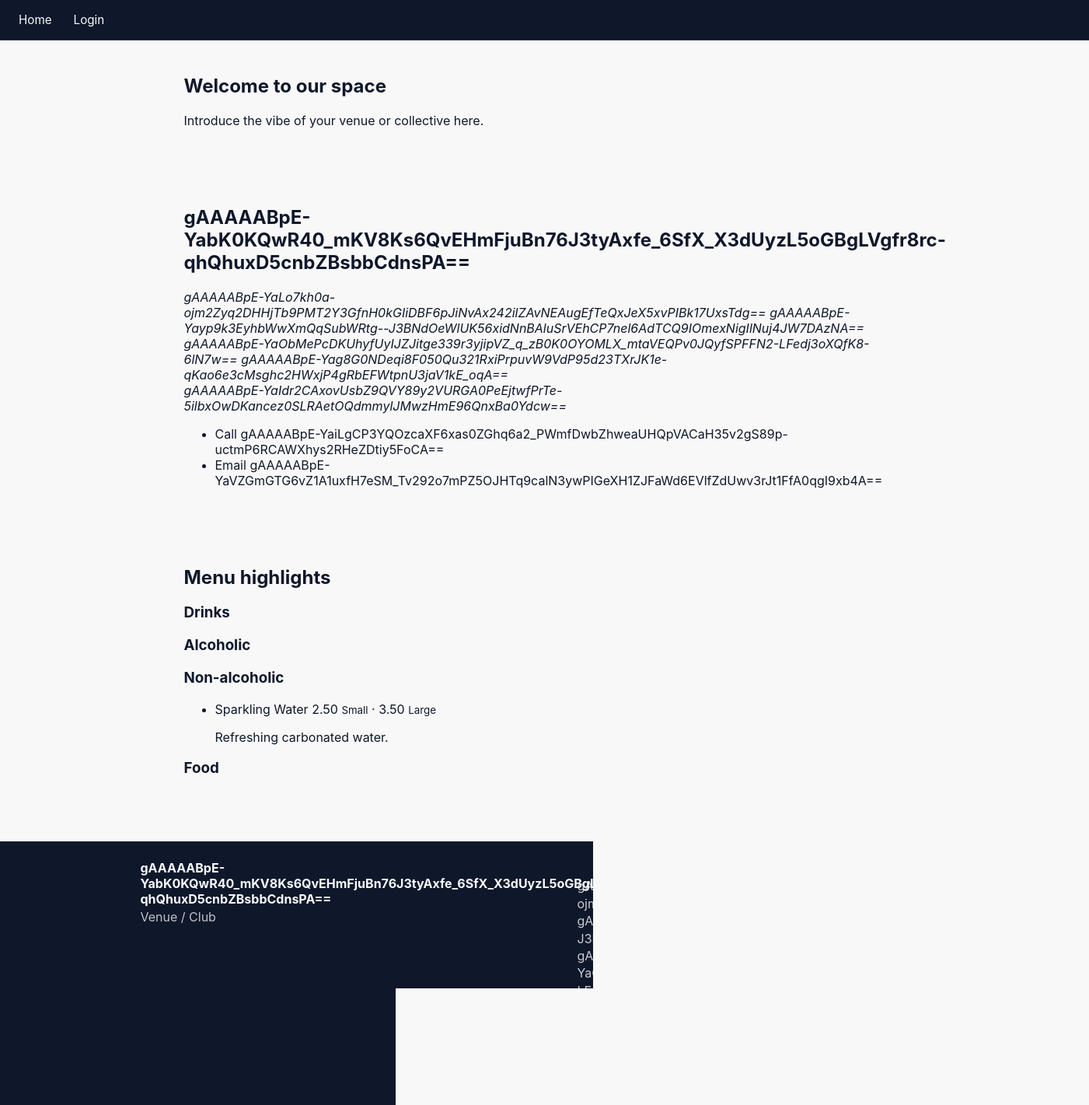
/home/, run on the app's committed database.
### app/pages/models.py (models this page shows, shortened)
class Page(models.Model):
    class Status(models.TextChoices):
        DRAFT = "draft", "Draft"
        REVIEW = "review", "Needs review"
        PUBLISHED = "published", "Published"
    title = models.CharField(max_length=200)
    slug = models.SlugField(max_length=200, unique=True)
    summary = models.TextField(blank=True)
    body = CKEditor5Field("Body", blank=True, config_name="default")
    blocks = models.JSONField(
        default=list,
        blank=True,
        help_text="Structured block data used by the visual page builder.",
    )
    status = models.CharField(max_length=15, choices=Status.choices, default=Status.DRAFT)
    is_visible = models.BooleanField(
        default=True,
        help_text="If disabled the page stays in drafts and is hidden from navigation.",
    )
    navigation_order = models.PositiveIntegerField(default=0)
    show_navigation_bar = models.BooleanField(
        default=True,
        help_text="Display the navigation bar on this page.",
    )
    custom_nav_items = models.JSONField(
        default=list,
        blank=True,
        help_text="Ordered list of page slugs to display when this page renders (leave empty to hide the navigation bar).",
    )
    hero_image = models.ImageField(upload_to="pages/heroes/", blank=True, null=True)
    published_at = models.DateTimeField(blank=True, null=True)
    created_at = models.DateTimeField(auto_now_add=True)
    updated_at = models.DateTimeField(auto_now=True)
    created_by = models.ForeignKey(
        settings.AUTH_USER_MODEL,
        related_name="pages_created",
        on_delete=models.SET_NULL,
        blank=True,
        null=True,
    )
    updated_by = models.ForeignKey(
        settings.AUTH_USER_MODEL,
        related_name="pages_updated",
        on_delete=models.SET_NULL,
        blank=True,
        null=True,
    )
    objects = PageQuerySet.as_manager()
    class Meta:
        ordering = ("navigation_order", "title")
    def get_absolute_url(self):
        from django.urls import reverse
        return reverse("public:page-detail", kwargs={"slug": self.slug})
    render_body_only = models.BooleanField(
        default=False,
        help_text="If enabled, ignore the block builder and render the raw HTML body only.",
    )
    def render_content_segments(self, *, request=None, extra_context=None):
        if self.render_body_only or not self.blocks:
            html = self.body or ""
            return mark_safe(html), mark_safe("")
        main_blocks = [block for block in self.blocks if block.get("type") != "footer"]
        footer_blocks = [block for block in self.blocks if block.get("type") == "footer"]
        main_html = render_blocks(main_blocks, request=request, extra_context=extra_context)
        footer_html = render_blocks(footer_blocks, request=request, extra_context=extra_context)
        return main_html, footer_html

### app/setup/models.py (models this page shows, shortened)
class SiteSettings(models.Model):
    class Mode(models.TextChoices):
        VENUE = "VENUE", _("Venue / Club")
        BAND = "BAND", _("Band / Artist")
        PERSON = "PERSON", _("Person / Blog")
    mode = models.CharField(max_length=10, choices=Mode.choices, default=Mode.VENUE)
    org_name = EncryptedCharField(max_length=200, blank=True)
    logo = models.ImageField(upload_to="logos/", blank=True, null=True)
    address_street = EncryptedCharField(max_length=200, blank=True)
    address_number = EncryptedCharField(max_length=20, blank=True)
    address_postal_code = EncryptedCharField(max_length=20, blank=True)
    address_city = EncryptedCharField(max_length=120, blank=True)
    address_country = EncryptedCharField(max_length=120, blank=True)
    address_autocomplete = models.BooleanField(
        default=False,
        help_text=_("Enable address autocomplete (requires JS integration)."),
    )
    contact_email = EncryptedEmailField(blank=True)
    contact_phone = EncryptedCharField(max_length=64, blank=True)
    website_url = models.URLField(blank=True)
    social_facebook = models.URLField(blank=True)
    social_instagram = models.URLField(blank=True)
    social_twitter = models.URLField(blank=True, help_text=_("X / Twitter URL"))
    social_tiktok = models.URLField(blank=True)
    social_youtube = models.URLField(blank=True)
    social_spotify = models.URLField(blank=True)
    social_soundcloud = models.URLField(blank=True)
    social_bandcamp = models.URLField(blank=True)
    social_linkedin = models.URLField(blank=True)
    social_mastodon = models.URLField(blank=True)
    same_as = EncryptedTextField(blank=True, help_text=_("schema.org sameAs: one URL per line"))
    geo_lat = models.DecimalField(
        max_digits=9, decimal_places=6, null=True, blank=True, help_text=_("Latitude")
    )
    geo_lng = models.DecimalField(
        max_digits=9, decimal_places=6, null=True, blank=True, help_text=_("Longitude")
    )
    price_range = models.CharField(max_length=20, blank=True, help_text=_("e.g., $, $$, $$$"))
    default_currency = models.CharField(
        max_length=8, default="EUR", help_text=_("Currency code (suggested list + free text)")
    )
    membership_enabled = models.BooleanField(default=False)
    membership_hint = models.CharField(
        max_length=200, blank=True, help_text=_("Short label shown next to money icon.")
    )
    public_pages_enabled = models.BooleanField(
        default=True,
        help_text=_("Expose the public-facing site powered by the Pages app."),
    )
    required_pages = models.TextField(
        blank=True,
        help_text=_("Legacy field for auto-created pages; no longer used by the UI."),
    )
    created_at = models.DateTimeField(auto_now_add=True)
    updated_at = models.DateTimeField(auto_now=True)
    smoking_allowed = models.BooleanField(null=True, blank=True)
    pets_allowed_text = models.CharField(max_length=120, blank=True)
    typical_age_range = models.CharField(max_length=20, blank=True)
    acc_step_free = models.BooleanField(default=False)
    acc_wheelchair = models.BooleanField(default=False)
    acc_accessible_wc = models.BooleanField(default=False)
    acc_visual_aid = models.BooleanField(default=False)
    acc_service_animals = models.BooleanField(default=False)
    accessibility_summary = models.TextField(blank=True)
    lgbtq_friendly = models.BooleanField(default=False)
    minors_policy_note = models.CharField(max_length=200, blank=True)
    maximum_attendee_capacity = models.PositiveIntegerField(null=True, blank=True)
    awareness_team_available = models.BooleanField(default=False)
    awareness_contact = EncryptedCharField(
        max_length=200,
        blank=True,
        help_text=_("Phone, email, URL, or a short instruction (free text)."),
    )
    publish_opening_times = models.BooleanField(
        default=False,
        verbose_name="Show opening times on public pages",
        help_text="If checked, opening times will be rendered on public pages."
    )
    @classmethod
    def get_solo(cls):
        obj, _ = cls.objects.get_or_create(id=1)
        return obj

### app/menu/models.py (models this page shows, shortened)
class Category(models.Model):
    KIND_DRINK = "drink"
    KIND_FOOD = "food"
    KIND_CHOICES = [
        (KIND_DRINK, "Drink"),
        (KIND_FOOD, "Food"),
    ]
    name = models.CharField(max_length=120)
    slug = models.SlugField(max_length=140, unique=True, validators=[slug_validator], blank=True)
    parent = models.ForeignKey("self", null=True, blank=True, related_name="children", on_delete=models.CASCADE)
    kind = models.CharField(max_length=16, choices=KIND_CHOICES)
    unit_group = models.ForeignKey(UnitGroup, null=True, blank=True, on_delete=models.SET_NULL)
    class Meta:
        ordering = ["parent__id", "name"]

class Item(models.Model):
    name = models.CharField(max_length=160)
    slug = models.SlugField(max_length=180, unique=True, validators=[slug_validator], blank=True)
    category = models.ForeignKey(Category, related_name="items", on_delete=models.PROTECT)
    description = models.TextField(blank=True)
    allergens_note = models.CharField(max_length=240, blank=True)
    vegan = models.BooleanField(default=False)
    vegetarian = models.BooleanField(default=False)
    gluten_free = models.BooleanField(default=False)
    sugar_free = models.BooleanField(default=False)
    lactose_free = models.BooleanField(default=False)
    nut_free = models.BooleanField(default=False)
    halal = models.BooleanField(default=False)
    kosher = models.BooleanField(default=False)
    visible_public = models.BooleanField(default=True)
    featured = models.BooleanField(default=False)
    sold_out_until = models.DateTimeField(null=True, blank=True)
    new_until = models.DateTimeField(null=True, blank=True)
    unit_group_override = models.ForeignKey(UnitGroup, null=True, blank=True, on_delete=models.SET_NULL)
    class Meta:
        ordering = ["name"]
    def is_sold_out(self) -> bool:
        return bool(self.sold_out_until and self.sold_out_until >= timezone.now())
    def is_new(self) -> bool:
        return bool(self.new_until and self.new_until >= timezone.now())

class ItemVariant(models.Model):
    item = models.ForeignKey(Item, related_name="variants", on_delete=models.CASCADE)
    label = models.CharField(max_length=64, blank=True)
    quantity = models.DecimalField(max_digits=8, decimal_places=3, validators=[MinValueValidator(0)])
    unit = models.ForeignKey(Unit, on_delete=models.PROTECT)
    price = models.DecimalField(max_digits=8, decimal_places=2, validators=[MinValueValidator(0)])
    abv = models.DecimalField(max_digits=5, decimal_places=2, null=True, blank=True, help_text="Alcohol by volume (%)")
    class Meta:
        ordering = ["item__name", "unit__kind", "quantity", "label"]

### app/pages/views_public.py (the view)
def page_detail(request, slug):
    _public_enabled_or_404()
    page = get_object_or_404(_published_queryset(), slug=slug)
    return _render_page(request, page)

### app/templates/pages/blocks/hero.html (shortened to what this page needs)
{% load static %}
<section class="page-block page-block--hero align-{{ props.alignment|default:'center' }}">
  <div class="page-block__background" style="">
    <div class="page-block__container">
      {% if props.title %}<h1 class="page-hero__title">{{ props.title }}</h1>{% endif %}
      {% if props.subtitle %}<p class="page-hero__subtitle">{{ props.subtitle }}</p>{% endif %}
    </div>
  </div>
</section>

### app/templates/pages/blocks/contact.html (shortened to what this page needs)
<section class="page-block page-block--contact">
  <div class="page-block__container">
    <div class="page-contact">
      <div class="page-contact__details">
        {% if site.name %}<h2>{{ site.name }}</h2>{% endif %}
        <address>
          {% if site.address.street or site.address.number %}
            <div>{{ site.address.street }} {% if site.address.number %}{{ site.address.number }}{% endif %}</div>
          {% endif %}
          {% if site.address.postal_code or site.address.city %}
            <div>{{ site.address.postal_code }} {{ site.address.city }}</div>
          {% endif %}
          {% if site.address.country %}<div>{{ site.address.country }}</div>{% endif %}
        </address>
        <ul class="page-contact__list">
          {% if site.contact.phone %}<li><a href="tel:{{ site.contact.phone }}">Call {{ site.contact.phone }}</a></li>{% endif %}
          {% if site.contact.email %}<li><a href="mailto:{{ site.contact.email }}">Email {{ site.contact.email }}</a></li>{% endif %}
        </ul>
      </div>
    </div>
  </div>
</section>

### app/templates/pages/blocks/partials/menu_section.html (shortened to what this page needs)
<div class="page-menu__section depth-{{ category.depth }}">
  <h3 class="page-menu__heading">{{ category.name }}</h3>
  {% if category.items %}
    <ul class="page-menu__items">
      {% for item in category.items %}
        <li class="page-menu__item">
          <div class="page-menu__item-header">
            <span class="page-menu__item-name">{{ item.name }}</span>
            {% if item.variants %}
              <span class="page-menu__item-price">
                {% for variant in item.variants %}
                  <span class="price">
                    {{ variant.price }}
                    {% if variant.label %}<small>{{ variant.label }}</small>{% endif %}
                    {% if not forloop.last %} · {% endif %}
                  </span>
                {% endfor %}
              </span>
            {% endif %}
          </div>
          {% if item.description %}<p class="page-menu__item-desc">{{ item.description }}</p>{% endif %}
        </li>
      {% endfor %}
    </ul>
  {% endif %}
  {% if category.children %}
    <div class="page-menu__children">
      {% for child in category.children %}
        {% include "pages/blocks/partials/menu_section.html" with category=child props=props %}
      {% endfor %}
    </div>
  {% endif %}
</div>

### app/templates/pages/blocks/footer.html (shortened to what this page needs)
<footer class="page-block page-block--footer">
  <div class="page-block__container">
    <div class="page-footer">
      <div class="page-footer__sections">
        {% if props.brand_logo_resolved or props.brand_name or props.brand_tagline %}
          <div class="page-footer__section page-footer__brand">
            <div>
              {% if props.brand_name %}<strong>{{ props.brand_name }}</strong>{% endif %}
              {% if props.brand_tagline %}<p>{{ props.brand_tagline }}</p>{% endif %}
            </div>
          </div>
        {% endif %}
        {% if props.address_html %}
          <address class="page-footer__section page-footer__address">
            {{ props.address_html|linebreaksbr }}
          </address>
        {% endif %}
      </div>
    </div>
  </div>
</footer>

### app/templates/public/base_public.html (shortened to what this page needs)
{% load static %}
<!doctype html>
<html lang="en">
<head>
  <link rel="stylesheet" href="{% static 'public/site.css' %}">
</head>
<body>
  <div class="site-shell">
    {% if page_show_nav|default:True and public_pages %}
      <header class="site-header">
        <nav class="site-nav">
          {% for p in public_pages %}
            {% with nav_url=p.pretty_url|default:p.url %}
              <a href="{{ nav_url }}" class="{% if request.path == nav_url %}active{% endif %}">{{ p.title }}</a>
            {% endwith %}
          {% endfor %}
        </nav>
      </header>
    {% endif %}
    <main class="site-main">
      {% block content %}{% endblock %}
    </main>
    {% block after_main %}{% endblock %}
  </div>
</body>
</html>

### data on the page
Page: title "Home"
Page: title "Login"
SiteSettings: name "gAAAAABpE-YabK0KQwR40_mKV8Ks6QvEHmFjuBn76J3tyAxfe_6SfX_X3dUyzL5oGBgLVgfr8rc-qhQhuxD5cnbZBsbbCdnsPA==", address.street "gAAAAABpE-YaLo7kh0a-ojm2Zyq2DHHjTb9PMT2Y3GfnH0kGIiDBF6pJiNvAx242ilZAvNEAugEfTeQxJeX5xvPIBk17UxsTdg==", address.number "gAAAAABpE-Yayp9k3EyhbWwXmQqSubWRtg--J3BNdOeWlUK56xidNnBAluSrVEhCP7nel6AdTCQ9IOmexNigIlNuj4JW7DAzNA==", address.postal_code "gAAAAABpE-YaObMePcDKUhyfUyIJZJitge339r3yjipVZ_q_zB0K0OYOMLX_mtaVEQPv0JQyfSPFFN2-LFedj3oXQfK8-6lN7w==", address.city "gAAAAABpE-Yag8G0NDeqi8F050Qu321RxiPrpuvW9VdP95d23TXrJK1e-qKao6e3cMsghc2HWxjP4gRbEFWtpnU3jaV1kE_oqA==", address.country "gAAAAABpE-YaIdr2CAxovUsbZ9QVY89y2VURGA0PeEjtwfPrTe-5ilbxOwDKancez0SLRAetOQdmmylJMwzHmE96QnxBa0Ydcw==", contact.phone "gAAAAABpE-YaiLgCP3YQOzcaXF6xas0ZGhq6a2_PWmfDwbZhweaUHQpVACaH35v2gS89p-uctmP6RCAWXhys2RHeZDtiy5FoCA==", contact.email "gAAAAABpE-YaVZGmGTG6vZ1A1uxfH7eSM_Tv292o7mPZ5OJHTq9calN3ywPIGeXH1ZJFaWd6EVlfZdUwv3rJt1FfA0qgI9xb4A==", brand_name "gAAAAABpE-YabK0KQwR40_mKV8Ks6QvEHmFjuBn76J3tyAxfe_6SfX_X3dUyzL5oGBgLVgfr8rc-qhQhuxD5cnbZBsbbCdnsPA=="
Category: name "Drinks"
Category: name "Alcoholic"
Category: name "Non-alcoholic"
Item: name "Sparkling Water", description "Refreshing carbonated water."
ItemVariant: label "Small"
ItemVariant: label "Large"
Category: name "Food"

### other printed values
{{ props.title }} "Welcome to our space"
{{ props.subtitle }} "Introduce the vibe of your venue or collective here."
{{ props.title }} "Menu highlights"
{{ variant.price }} "2.50" "3.50"
{{ props.brand_tagline }} "Venue / Club"
